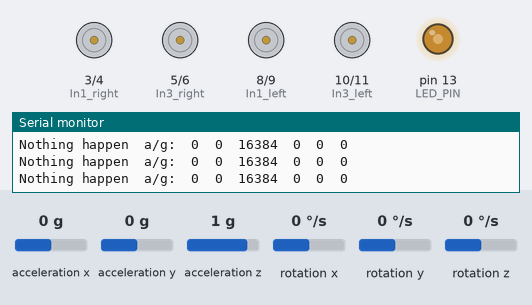
Bench run of a sketch on a simulated Arduino Uno, built with avr-gcc and run on an emulated ATmega328P. Shown: motor-driver pin pairs drawn as motors (green arrow = first pin HIGH = forward, orange = second pin HIGH = backward, longer = more drive), output pins drawn as LEDs (lit = HIGH), the last lines printed to the serial monitor. Dashed ring = blinking. The inputs (shaded band) are chosen by the test bench; at power-on: acceleration y 0 g, rotation x 0 °/s, acceleration x 0 g, acceleration z 1 g, rotation y 0 °/s, rotation z 0 °/s.

Above: at 1.2 s.
1.3 s: acceleration y set to -1.4 g
At 1.58 s:
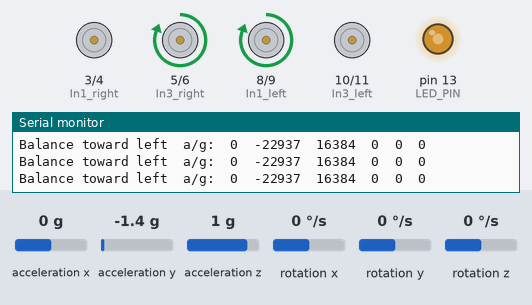
At 3.94 s:
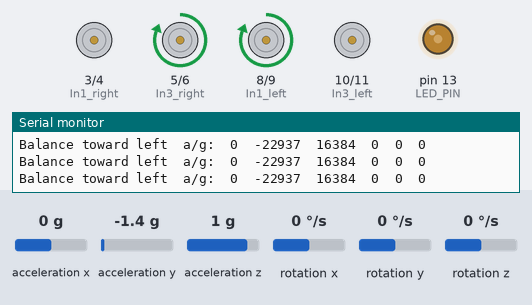
4.3 s: rotation x set to -73 °/s
7.3 s: rotation x set to -83 °/s
10.3 s: acceleration y set to -0.3 g
13.3 s: acceleration y set to 0 g
At 14.06 s:
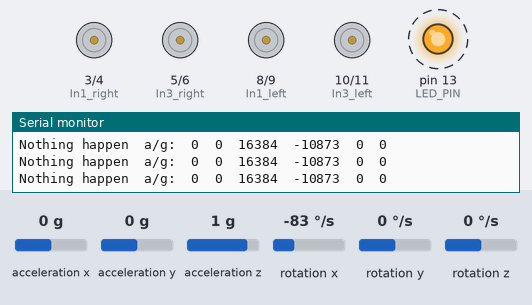
16.3 s: acceleration y set to 0.3 g
At 16.73 s:
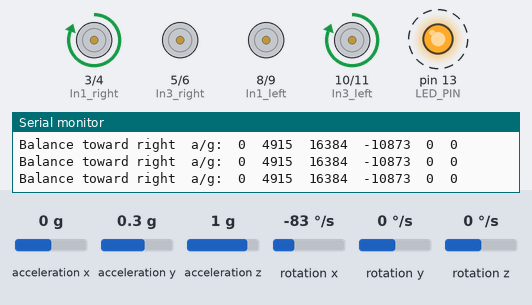
Timing chart, 0 to 20.3 s (numbered marks = the images above; inputs shaded):
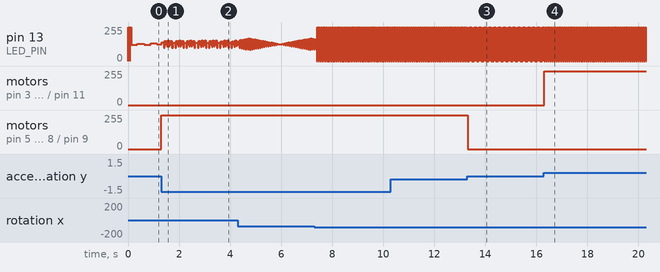

The sketch:

balance_with_gyro.ino
```cpp
#include "I2Cdev.h"
#include "MPU6050.h"

#if I2CDEV_IMPLEMENTATION == I2CDEV_ARDUINO_WIRE
    #include "Wire.h"
#endif

#define OUTPUT_READABLE_ACCELGYRO
#define LED_PIN 13

const int In1_right = 3;
const int In2_right = 4;
const int In3_right = 5;
const int In4_right = 6;
const int In1_left = 8;
const int In2_left = 9;
const int In3_left = 10;
const int In4_left = 11;

MPU6050 accelgyro;
int16_t ax, ay, az;
int16_t gx, gy, gz;
bool blinkState = false;

void setup() {
    #if I2CDEV_IMPLEMENTATION == I2CDEV_ARDUINO_WIRE
        Wire.begin();
    #elif I2CDEV_IMPLEMENTATION == I2CDEV_BUILTIN_FASTWIRE
        Fastwire::setup(400, true);
    #endif

    Serial.begin(38400);
    pinMode(In1_right, OUTPUT);
    pinMode(In2_right, OUTPUT);
    pinMode(In3_right, OUTPUT);
    pinMode(In4_right, OUTPUT);
    pinMode(In1_left, OUTPUT);
    pinMode(In2_left, OUTPUT);
    pinMode(In3_left, OUTPUT);
    pinMode(In4_left, OUTPUT);

    Serial.println("Initializing I2C devices...");
    accelgyro.initialize();

    Serial.println("Testing device connections...");
    Serial.println(accelgyro.testConnection() ? "MPU6050 connection successful" : "MPU6050 connection failed");

    pinMode(LED_PIN, OUTPUT);
}

void loop() {
    accelgyro.getMotion6(&ax, &ay, &az, &gx, &gy, &gz);

    if(ay >= 2000){
      Serial.print("Balance toward right\t");
      balanceTowardRight();
    }else if(ay <= -2000){
      Serial.print("Balance toward left\t");
      balanceTowardLeft();
    }else{
      Serial.print("Nothing happen\t");
      motorReset();
    }

    #ifdef OUTPUT_READABLE_ACCELGYRO
        Serial.print("a/g:\t");
        Serial.print(ax); Serial.print("\t");
        Serial.print(ay); Serial.print("\t");
        Serial.print(az); Serial.print("\t");
        Serial.print(gx); Serial.print("\t");
        Serial.print(gy); Serial.print("\t");
        Serial.println(gz);
    #endif

    blinkState = !blinkState;
    digitalWrite(LED_PIN, blinkState);
}

void motorReset(){
  digitalWrite(In1_right, LOW);
  digitalWrite(In2_right, LOW);
  digitalWrite(In3_right, LOW);
  digitalWrite(In4_right, LOW);
  digitalWrite(In1_left, LOW);
  digitalWrite(In2_left, LOW);
  digitalWrite(In3_left, LOW);
  digitalWrite(In4_left, LOW);
}

void balanceTowardRight(){
  flowInRight();
  flowOutLeft();
}

void balanceTowardLeft(){
  flowInLeft();
  flowOutRight();
}

void flowInRight(){
  digitalWrite(In1_right, HIGH);
  digitalWrite(In2_right, LOW);
}

void flowOutRight(){
  digitalWrite(In3_right, HIGH);
  digitalWrite(In4_right, LOW);
}

void flowInLeft(){
  digitalWrite(In1_left, HIGH);
  digitalWrite(In2_left, LOW);
}

void flowOutLeft(){
  digitalWrite(In3_left, HIGH);
  digitalWrite(In4_left, LOW);
}
```

Measured:
- the behaviour switches between -0.2 and -0.1 g on acceleration y (found by bisection; images 2 and 3)
- the behaviour switches between 0.1 and 0.2 g on acceleration y (found by bisection; images 3 and 4)
- after the input at 1.3 s, motor on pin 5 (In3_right) / pin 6 (In4_right), motor on pin 8 (In1_left) / pin 9 (In2_left): stopped → forward 255/255 at once
- after the input at 13.3 s, motor on pin 5 (In3_right) / pin 6 (In4_right), motor on pin 8 (In1_left) / pin 9 (In2_left): forward 255/255 → stopped at once
- after the input at 16.3 s, motor on pin 3 (In1_right) / pin 4 (In2_right), motor on pin 10 (In3_left) / pin 11 (In4_left): stopped → forward 255/255 at once
- by itself, pin 13 (LED_PIN): alternates 255/255 for 0.01 s and 0/255 for 0.01 s
